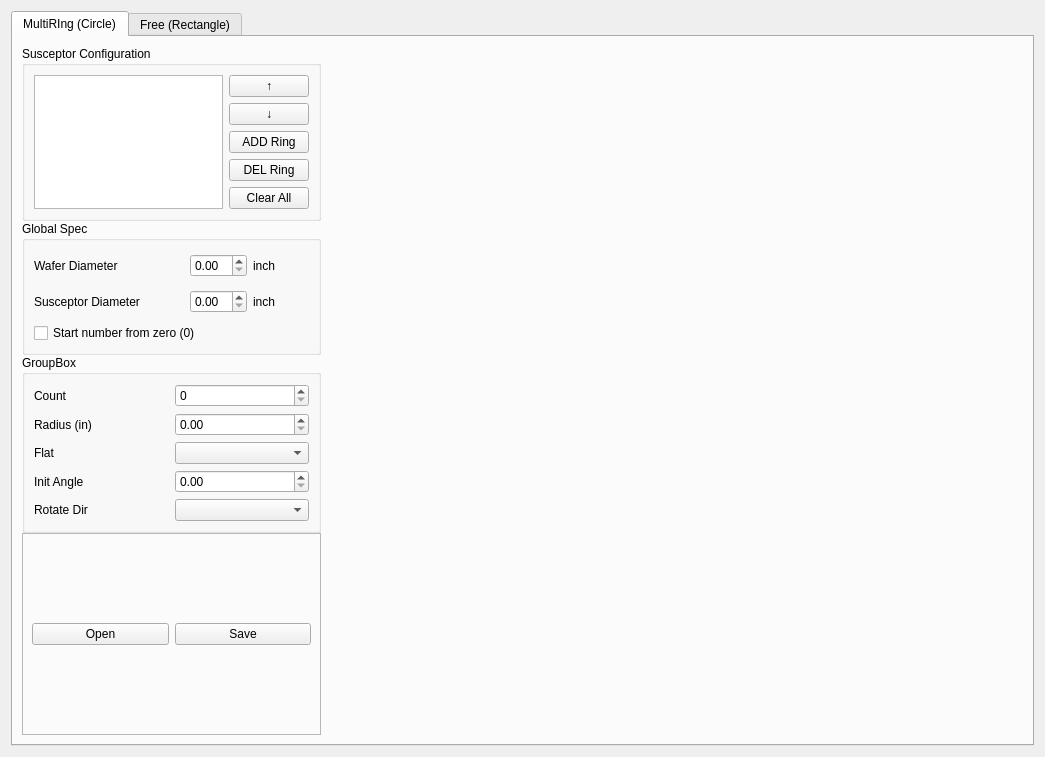
<?xml version="1.0" encoding="UTF-8"?>
<ui version="4.0">
 <class>SUSMaker</class>
 <widget class="QWidget" name="SUSMaker">
  <property name="geometry">
   <rect>
    <x>0</x>
    <y>0</y>
    <width>1045</width>
    <height>757</height>
   </rect>
  </property>
  <property name="windowTitle">
   <string>Suceptor Maker</string>
  </property>
  <layout class="QGridLayout" name="gridLayout_2">
   <item row="0" column="0">
    <widget class="QTabWidget" name="tabWidget">
     <property name="currentIndex">
      <number>0</number>
     </property>
     <widget class="QWidget" name="tab">
      <attribute name="title">
       <string>MultiRIng (Circle)</string>
      </attribute>
      <layout class="QGridLayout" name="gridLayout">
       <item row="0" column="0">
        <layout class="QHBoxLayout" name="horizontalLayout" stretch="3,7">
         <item>
          <layout class="QVBoxLayout" name="verticalLayout" stretch="2,2,2,3">
           <property name="spacing">
            <number>0</number>
           </property>
           <property name="sizeConstraint">
            <enum>QLayout::SizeConstraint::SetDefaultConstraint</enum>
           </property>
           <item>
            <widget class="QGroupBox" name="groupBox">
             <property name="title">
              <string>Susceptor Configuration</string>
             </property>
             <layout class="QGridLayout" name="gridLayout_4">
              <item row="0" column="0">
               <layout class="QHBoxLayout" name="horizontalLayout_3" stretch="0,3">
                <item>
                 <widget class="QListWidget" name="listWidget"/>
                </item>
                <item>
                 <layout class="QVBoxLayout" name="verticalLayout_3">
                  <item>
                   <widget class="QPushButton" name="pushButton_3">
                    <property name="text">
                     <string>↑</string>
                    </property>
                   </widget>
                  </item>
                  <item>
                   <widget class="QPushButton" name="pushButton_4">
                    <property name="text">
                     <string>↓</string>
                    </property>
                   </widget>
                  </item>
                  <item>
                   <widget class="QPushButton" name="pushButton_6">
                    <property name="text">
                     <string>ADD Ring</string>
                    </property>
                   </widget>
                  </item>
                  <item>
                   <widget class="QPushButton" name="pushButton_7">
                    <property name="text">
                     <string>DEL Ring</string>
                    </property>
                   </widget>
                  </item>
                  <item>
                   <widget class="QPushButton" name="pushButton_5">
                    <property name="text">
                     <string>Clear All</string>
                    </property>
                   </widget>
                  </item>
                 </layout>
                </item>
               </layout>
              </item>
             </layout>
            </widget>
           </item>
           <item>
            <widget class="QGroupBox" name="groupBox_2">
             <property name="title">
              <string>Global Spec</string>
             </property>
             <layout class="QGridLayout" name="gridLayout_5">
              <item row="0" column="0">
               <layout class="QVBoxLayout" name="verticalLayout_4">
                <item>
                 <layout class="QHBoxLayout" name="horizontalLayout_4" stretch="8,2,3">
                  <item>
                   <widget class="QLabel" name="label">
                    <property name="text">
                     <string>Wafer Diameter</string>
                    </property>
                   </widget>
                  </item>
                  <item>
                   <widget class="QDoubleSpinBox" name="doubleSpinBox_3"/>
                  </item>
                  <item>
                   <widget class="QLabel" name="label_2">
                    <property name="text">
                     <string>inch</string>
                    </property>
                   </widget>
                  </item>
                 </layout>
                </item>
                <item>
                 <layout class="QHBoxLayout" name="horizontalLayout_6" stretch="8,2,3">
                  <item>
                   <widget class="QLabel" name="label_3">
                    <property name="text">
                     <string>Susceptor Diameter</string>
                    </property>
                   </widget>
                  </item>
                  <item>
                   <widget class="QDoubleSpinBox" name="doubleSpinBox_4"/>
                  </item>
                  <item>
                   <widget class="QLabel" name="label_4">
                    <property name="text">
                     <string>inch</string>
                    </property>
                   </widget>
                  </item>
                 </layout>
                </item>
                <item>
                 <layout class="QHBoxLayout" name="horizontalLayout_5">
                  <item>
                   <widget class="QCheckBox" name="checkBox">
                    <property name="text">
                     <string>Start number from zero (0)</string>
                    </property>
                   </widget>
                  </item>
                 </layout>
                </item>
               </layout>
              </item>
             </layout>
            </widget>
           </item>
           <item>
            <widget class="QGroupBox" name="groupBox_3">
             <property name="title">
              <string>GroupBox</string>
             </property>
             <layout class="QGridLayout" name="gridLayout_6">
              <item row="0" column="0">
               <layout class="QVBoxLayout" name="verticalLayout_5">
                <item>
                 <layout class="QHBoxLayout" name="horizontalLayout_7">
                  <item>
                   <widget class="QLabel" name="label_5">
                    <property name="text">
                     <string>Count</string>
                    </property>
                   </widget>
                  </item>
                  <item>
                   <widget class="QSpinBox" name="spinBox_3"/>
                  </item>
                 </layout>
                </item>
                <item>
                 <layout class="QHBoxLayout" name="horizontalLayout_11">
                  <item>
                   <widget class="QLabel" name="label_6">
                    <property name="text">
                     <string>Radius (in)</string>
                    </property>
                   </widget>
                  </item>
                  <item>
                   <widget class="QDoubleSpinBox" name="doubleSpinBox"/>
                  </item>
                 </layout>
                </item>
                <item>
                 <layout class="QHBoxLayout" name="horizontalLayout_10">
                  <item>
                   <widget class="QLabel" name="label_7">
                    <property name="text">
                     <string>Flat</string>
                    </property>
                   </widget>
                  </item>
                  <item>
                   <widget class="QComboBox" name="comboBox"/>
                  </item>
                 </layout>
                </item>
                <item>
                 <layout class="QHBoxLayout" name="horizontalLayout_9">
                  <item>
                   <widget class="QLabel" name="label_8">
                    <property name="text">
                     <string>Init Angle</string>
                    </property>
                   </widget>
                  </item>
                  <item>
                   <widget class="QDoubleSpinBox" name="doubleSpinBox_2"/>
                  </item>
                 </layout>
                </item>
                <item>
                 <layout class="QHBoxLayout" name="horizontalLayout_8">
                  <item>
                   <widget class="QLabel" name="label_9">
                    <property name="text">
                     <string>Rotate Dir</string>
                    </property>
                   </widget>
                  </item>
                  <item>
                   <widget class="QComboBox" name="comboBox_2"/>
                  </item>
                 </layout>
                </item>
               </layout>
              </item>
             </layout>
            </widget>
           </item>
           <item>
            <widget class="QFrame" name="frame">
             <property name="frameShape">
              <enum>QFrame::Shape::StyledPanel</enum>
             </property>
             <property name="frameShadow">
              <enum>QFrame::Shadow::Raised</enum>
             </property>
             <layout class="QGridLayout" name="gridLayout_3">
              <item row="0" column="0">
               <layout class="QHBoxLayout" name="horizontalLayout_2">
                <item>
                 <widget class="QPushButton" name="pushButton">
                  <property name="text">
                   <string>Open</string>
                  </property>
                 </widget>
                </item>
                <item>
                 <widget class="QPushButton" name="pushButton_2">
                  <property name="text">
                   <string>Save</string>
                  </property>
                 </widget>
                </item>
               </layout>
              </item>
             </layout>
            </widget>
           </item>
          </layout>
         </item>
         <item>
          <layout class="QVBoxLayout" name="verticalLayout_2">
           <property name="spacing">
            <number>12</number>
           </property>
           <item>
            <layout class="QVBoxLayout" name="verticalLayout_6">
             <item>
              <widget class="QWidget" name="susceptor_widget" native="true"/>
             </item>
            </layout>
           </item>
          </layout>
         </item>
        </layout>
       </item>
      </layout>
     </widget>
     <widget class="QWidget" name="tab_2">
      <attribute name="title">
       <string>Free (Rectangle)</string>
      </attribute>
     </widget>
    </widget>
   </item>
  </layout>
 </widget>
 <resources/>
 <connections/>
</ui>
